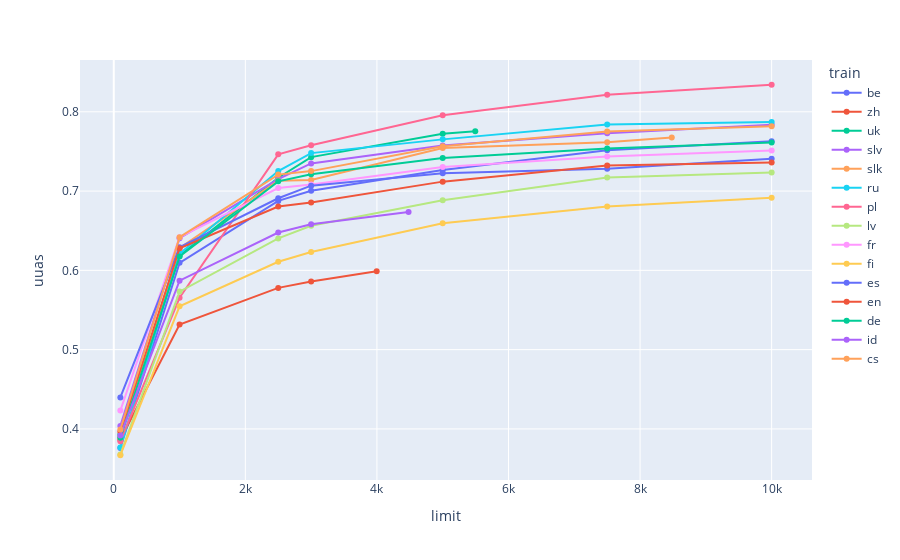

The cell this chart's notebook holds for it:
### Code cell
fig = px.line(data_frame=df_limit, x="limit", y="uuas", color="train", markers=True)
fig.show()

### Figure 1 — Plotly figure (JSON) as saved in the notebook; plotly's stock layout.template omitted (floating-point values rounded to 4 significant figures)
{"data": [{"hovertemplate": "train=be<br>limit=%{x}<br>uuas=%{y}<extra></extra>", "legendgroup": "be", "line": {"color": "#636efa", "dash": "solid"}, "marker": {"symbol": "circle"}, "mode": "markers+lines", "name": "be", "orientation": "v", "showlegend": true, "type": "scatter", "x": [100, 1000, 2500, 3000, 5000, 7500, 10000], "xaxis": "x", "y": [0.376, 0.6095, 0.6876, 0.7003, 0.7265, 0.7515, 0.7629], "yaxis": "y"}, {"hovertemplate": "train=zh<br>limit=%{x}<br>uuas=%{y}<extra></extra>", "legendgroup": "zh", "line": {"color": "#EF553B", "dash": "solid"}, "marker": {"symbol": "circle"}, "mode": "markers+lines", "name": "zh", "orientation": "v", "showlegend": true, "type": "scatter", "x": [100, 1000, 2500, 3000, 3996], "xaxis": "x", "y": [0.3864, 0.5317, 0.5779, 0.5858, 0.5989], "yaxis": "y"}, {"hovertemplate": "train=uk<br>limit=%{x}<br>uuas=%{y}<extra></extra>", "legendgroup": "uk", "line": {"color": "#00cc96", "dash": "solid"}, "marker": {"symbol": "circle"}, "mode": "markers+lines", "name": "uk", "orientation": "v", "showlegend": true, "type": "scatter", "x": [100, 1000, 2500, 3000, 5000, 5495], "xaxis": "x", "y": [0.3928, 0.6185, 0.7169, 0.7428, 0.7723, 0.7754], "yaxis": "y"}, {"hovertemplate": "train=slv<br>limit=%{x}<br>uuas=%{y}<extra></extra>", "legendgroup": "slv", "line": {"color": "#ab63fa", "dash": "solid"}, "marker": {"symbol": "circle"}, "mode": "markers+lines", "name": "slv", "orientation": "v", "showlegend": true, "type": "scatter", "x": [100, 1000, 2500, 3000, 5000, 7500, 10000], "xaxis": "x", "y": [0.4038, 0.6405, 0.715, 0.7349, 0.7576, 0.7728, 0.7837], "yaxis": "y"}, {"hovertemplate": "train=slk<br>limit=%{x}<br>uuas=%{y}<extra></extra>", "legendgroup": "slk", "line": {"color": "#FFA15A", "dash": "solid"}, "marker": {"symbol": "circle"}, "mode": "markers+lines", "name": "slk", "orientation": "v", "showlegend": true, "type": "scatter", "x": [100, 1000, 2500, 3000, 5000, 7500, 8482], "xaxis": "x", "y": [0.3895, 0.628, 0.713, 0.7139, 0.7542, 0.7617, 0.7677], "yaxis": "y"}, {"hovertemplate": "train=ru<br>limit=%{x}<br>uuas=%{y}<extra></extra>", "legendgroup": "ru", "line": {"color": "#19d3f3", "dash": "solid"}, "marker": {"symbol": "circle"}, "mode": "markers+lines", "name": "ru", "orientation": "v", "showlegend": true, "type": "scatter", "x": [100, 1000, 2500, 3000, 5000, 7500, 10000], "xaxis": "x", "y": [0.3766, 0.6209, 0.7253, 0.7479, 0.7652, 0.7841, 0.7871], "yaxis": "y"}, {"hovertemplate": "train=pl<br>limit=%{x}<br>uuas=%{y}<extra></extra>", "legendgroup": "pl", "line": {"color": "#FF6692", "dash": "solid"}, "marker": {"symbol": "circle"}, "mode": "markers+lines", "name": "pl", "orientation": "v", "showlegend": true, "type": "scatter", "x": [100, 1000, 2500, 3000, 5000, 7500, 10000], "xaxis": "x", "y": [0.3846, 0.5654, 0.7463, 0.7577, 0.7957, 0.8215, 0.8341], "yaxis": "y"}, {"hovertemplate": "train=lv<br>limit=%{x}<br>uuas=%{y}<extra></extra>", "legendgroup": "lv", "line": {"color": "#B6E880", "dash": "solid"}, "marker": {"symbol": "circle"}, "mode": "markers+lines", "name": "lv", "orientation": "v", "showlegend": true, "type": "scatter", "x": [100, 1000, 2500, 3000, 5000, 7500, 10000], "xaxis": "x", "y": [0.3678, 0.5732, 0.6403, 0.6562, 0.6884, 0.717, 0.7233], "yaxis": "y"}, {"hovertemplate": "train=fr<br>limit=%{x}<br>uuas=%{y}<extra></extra>", "legendgroup": "fr", "line": {"color": "#FF97FF", "dash": "solid"}, "marker": {"symbol": "circle"}, "mode": "markers+lines", "name": "fr", "orientation": "v", "showlegend": true, "type": "scatter", "x": [100, 1000, 2500, 3000, 5000, 7500, 10000], "xaxis": "x", "y": [0.4231, 0.6418, 0.7039, 0.7082, 0.7302, 0.7435, 0.7512], "yaxis": "y"}, {"hovertemplate": "train=fi<br>limit=%{x}<br>uuas=%{y}<extra></extra>", "legendgroup": "fi", "line": {"color": "#FECB52", "dash": "solid"}, "marker": {"symbol": "circle"}, "mode": "markers+lines", "name": "fi", "orientation": "v", "showlegend": true, "type": "scatter", "x": [100, 1000, 2500, 3000, 5000, 7500, 10000], "xaxis": "x", "y": [0.3668, 0.5546, 0.6108, 0.6231, 0.6593, 0.6804, 0.6915], "yaxis": "y"}, {"hovertemplate": "train=es<br>limit=%{x}<br>uuas=%{y}<extra></extra>", "legendgroup": "es", "line": {"color": "#636efa", "dash": "solid"}, "marker": {"symbol": "circle"}, "mode": "markers+lines", "name": "es", "orientation": "v", "showlegend": true, "type": "scatter", "x": [100, 1000, 2500, 3000, 5000, 7500, 10000], "xaxis": "x", "y": [0.4397, 0.6291, 0.6909, 0.7068, 0.7224, 0.7281, 0.7407], "yaxis": "y"}, {"hovertemplate": "train=en<br>limit=%{x}<br>uuas=%{y}<extra></extra>", "legendgroup": "en", "line": {"color": "#EF553B", "dash": "solid"}, "marker": {"symbol": "circle"}, "mode": "markers+lines", "name": "en", "orientation": "v", "showlegend": true, "type": "scatter", "x": [100, 1000, 2500, 3000, 5000, 7500, 10000], "xaxis": "x", "y": [0.3963, 0.6278, 0.6806, 0.6855, 0.7119, 0.7323, 0.7361], "yaxis": "y"}, {"hovertemplate": "train=de<br>limit=%{x}<br>uuas=%{y}<extra></extra>", "legendgroup": "de", "line": {"color": "#00cc96", "dash": "solid"}, "marker": {"symbol": "circle"}, "mode": "markers+lines", "name": "de", "orientation": "v", "showlegend": true, "type": "scatter", "x": [100, 1000, 2500, 3000, 5000, 7500, 10000], "xaxis": "x", "y": [0.3887, 0.6175, 0.7122, 0.7213, 0.7417, 0.7538, 0.7613], "yaxis": "y"}, {"hovertemplate": "train=id<br>limit=%{x}<br>uuas=%{y}<extra></extra>", "legendgroup": "id", "line": {"color": "#ab63fa", "dash": "solid"}, "marker": {"symbol": "circle"}, "mode": "markers+lines", "name": "id", "orientation": "v", "showlegend": true, "type": "scatter", "x": [100, 1000, 2500, 3000, 4481], "xaxis": "x", "y": [0.3918, 0.587, 0.6477, 0.6581, 0.6737], "yaxis": "y"}, {"hovertemplate": "train=cs<br>limit=%{x}<br>uuas=%{y}<extra></extra>", "legendgroup": "cs", "line": {"color": "#FFA15A", "dash": "solid"}, "marker": {"symbol": "circle"}, "mode": "markers+lines", "name": "cs", "orientation": "v", "showlegend": true, "type": "scatter", "x": [100, 1000, 2500, 3000, 5000, 7500, 10000], "xaxis": "x", "y": [0.3993, 0.6418, 0.7208, 0.7252, 0.7566, 0.7753, 0.7817], "yaxis": "y"}], "layout": {"legend": {"title": {"text": "train"}, "tracegroupgap": 0}, "margin": {"t": 60}, "xaxis": {"anchor": "y", "domain": [0, 1], "title": {"text": "limit"}}, "yaxis": {"anchor": "x", "domain": [0, 1], "title": {"text": "uuas"}}}}
